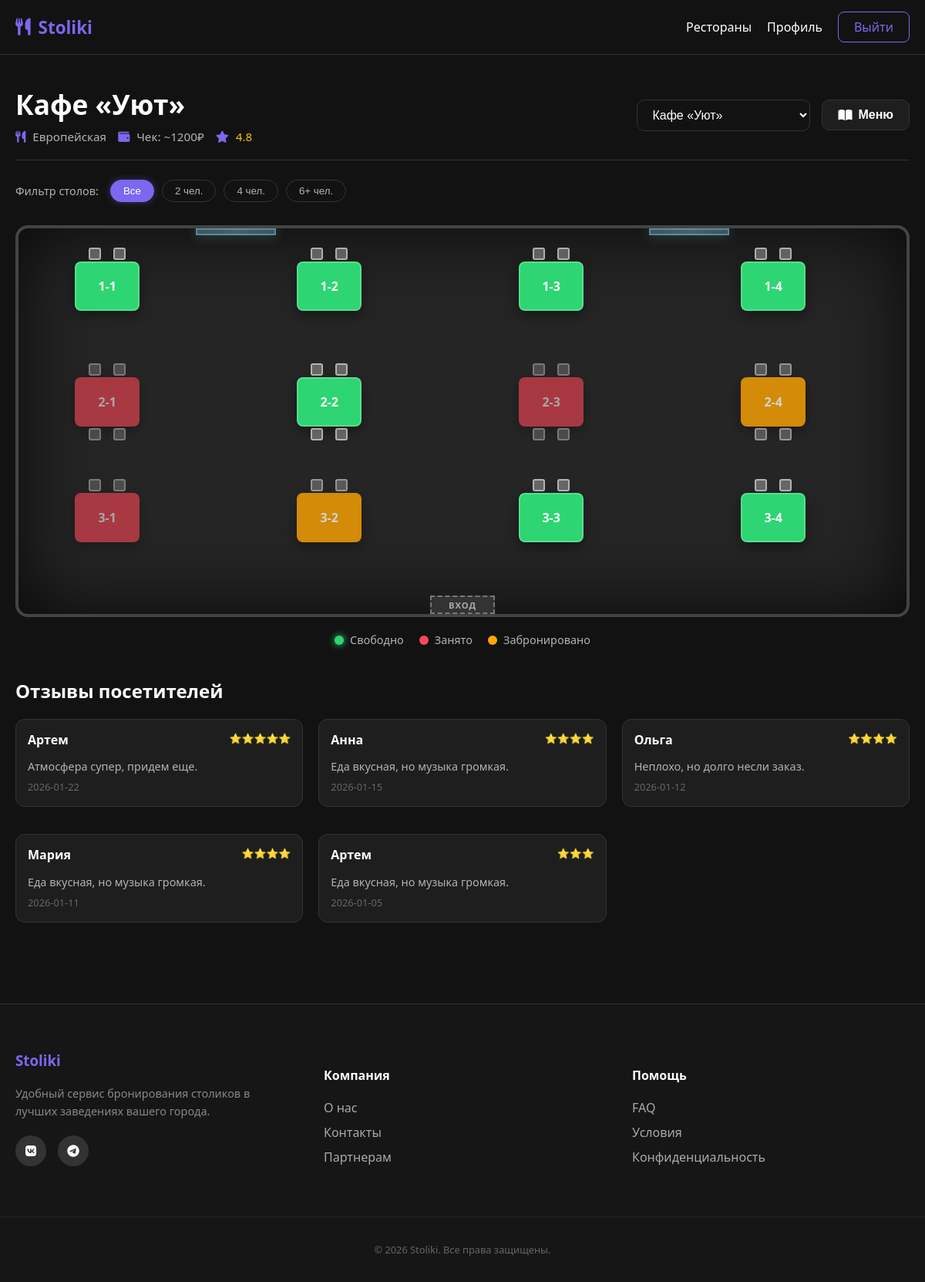
The page /booking (signed in) on the database its author committed.
### tables this page shows
CREATE TABLE cafes (
                 id INTEGER PRIMARY KEY AUTOINCREMENT,
                 name TEXT NOT NULL, address TEXT NOT NULL, cuisine TEXT NOT NULL, is_24h INTEGER DEFAULT 0,
                 avg_check INTEGER DEFAULT 1500, tags TEXT DEFAULT "");

CREATE TABLE tables (
                 id INTEGER PRIMARY KEY AUTOINCREMENT,
                 cafe_id INTEGER, number TEXT NOT NULL, seats INTEGER NOT NULL,
                 pos_x INTEGER DEFAULT 0, pos_y INTEGER DEFAULT 0,
                 shape TEXT DEFAULT 'rect', rotation INTEGER DEFAULT 0,
                 FOREIGN KEY(cafe_id) REFERENCES cafes(id));

CREATE TABLE reviews (
                 id INTEGER PRIMARY KEY AUTOINCREMENT,
                 cafe_id INTEGER, user_name TEXT, rating INTEGER, text TEXT, date TEXT,
                 FOREIGN KEY(cafe_id) REFERENCES cafes(id));

### app.py (the view, shortened to what this page needs)
@app.route('/booking', methods=['GET', 'POST'])
def booking():
    if 'user_id' not in session: return redirect(url_for('login'))
    conn = get_db_connection()
    selected_cafe_id = request.args.get('cafe', 1)
    current_cafe = conn.execute("SELECT * FROM cafes WHERE id=?", (selected_cafe_id,)).fetchone()
    cafes = conn.execute("SELECT id, name FROM cafes").fetchall()
    tables = conn.execute("SELECT * FROM tables WHERE cafe_id=?", (selected_cafe_id,)).fetchall()
    reviews = conn.execute("SELECT * FROM reviews WHERE cafe_id=? ORDER BY date DESC LIMIT 5",
                           (selected_cafe_id,)).fetchall()
    today = datetime.now().strftime('%Y-%m-%d')
    real_bookings = [r['table_id'] for r in conn.execute("SELECT table_id FROM bookings WHERE cafe_id=? AND date=?",
                                                         (selected_cafe_id, today)).fetchall()]
    seed = int(time.time() // 300)
    random.seed(seed + int(selected_cafe_id))
    table_statuses = {}
    for t in tables:
        t_id = t['id']
        if t_id in real_bookings:
            table_statuses[t_id] = 'occupied'
        else:
            rand = random.random()
            table_statuses[t_id] = 'free' if rand < 0.6 else 'occupied' if rand < 0.9 else 'booked'
    conn.close()
    return render_template('booking.html', current_cafe=current_cafe, all_cafes=cafes, tables=tables,
                           table_statuses=table_statuses, today=today, reviews=reviews)

### app.py (called while the page is built)
def get_db_connection():
    conn = sqlite3.connect('database.db')
    conn.row_factory = sqlite3.Row
    return conn

### templates/booking.html (shortened to what this page needs)
{% extends "base.html" %}
{% block content %}
<div class="booking-container">
    <div class="booking-header-redesigned">
        <div class="header-main-info">
            <h1 class="cafe-title">{{ current_cafe.name }}</h1>
            <div class="cafe-meta-tags">
                <span class="meta-tag"><i class="fas fa-utensils"></i> {{ current_cafe.cuisine }}</span>
                <span class="meta-tag"><i class="fas fa-wallet"></i> Чек: ~{{ current_cafe.avg_check }}₽</span>
                <span class="meta-tag rating"><i class="fas fa-star"></i> 4.8</span>
            </div>
        </div>
        <div class="header-actions">
             <div class="cafe-selector-wrapper">
                <select id="cafe-selector" onchange="location = this.value;">
                    {% for cafe in all_cafes %}
                    <option value="{{ url_for('booking', cafe=cafe.id) }}" {% if cafe.id == current_cafe.id %}selected{% endif %}>
                        {{ cafe.name }}
                    </option>
                    {% endfor %}
                </select>
            </div>
            <button class="btn-menu-dark" onclick="document.getElementById('menu-modal').style.display='block'">
                <i class="fas fa-book-open"></i> Меню
            </button>
        </div>
    </div>
    <div class="filters-bar">
        <span class="filter-label">Фильтр столов:</span>
        <div class="filter-options">
            <button class="filter-pill active" onclick="filterTables('all')">Все</button>
            <button class="filter-pill" onclick="filterTables(2)">2 чел.</button>
            <button class="filter-pill" onclick="filterTables(4)">4 чел.</button>
            <button class="filter-pill" onclick="filterTables(6)">6+ чел.</button>
        </div>
    </div>
    <div class="restaurant-map-container">
        <div class="map-door" style="bottom: 0; left: 50%; transform: translateX(-50%);">Вход</div>
        <div class="map-window" style="top: 0; left: 20%; width: 100px; height: 5px;"></div>
        <div class="map-window" style="top: 0; right: 20%; width: 100px; height: 5px;"></div>
        {% for table in tables %}
        {% set status = table_statuses[table.id] %}
        <div class="map-element shape-{{ table.shape }} status-{{ status }} table-spot"
             style="left: {{ table.pos_x }}%; top: {{ table.pos_y }}%; transform: translate(-50%, -50%) rotate({{ table.rotation }}deg);"
             data-id="{{ table.id }}"
             data-seats="{{ table.seats }}"
             data-number="{{ table.number }}"
             {% if status == 'free' %}onclick="selectTable(this)"{% endif %}>
            <span class="table-number">{{ table.number }}</span>
            {% for i in range(table.seats) %}
            <div class="chair chair-{{ i }}"></div>
            {% endfor %}
        </div>
        {% endfor %}
    </div>
    <div class="map-legend">
        <div class="legend-item"><span class="dot free"></span> Свободно</div>
        <div class="legend-item"><span class="dot occupied"></span> Занято</div>
        <div class="legend-item"><span class="dot booked"></span> Забронировано</div>
    </div>
    <div class="reviews-section">
        <h2 style="color:white; margin-bottom: 20px;">Отзывы посетителей</h2>
        <div class="reviews-grid" style="display: grid; grid-template-columns: repeat(auto-fit, minmax(300px, 1fr)); gap: 20px;">
            {% for review in reviews %}
            <div class="review-card">
                <div class="review-header">
                    <span class="review-author">{{ review.user_name }}</span>
                    <span class="review-rating">
                        {% for i in range(review.rating) %}⭐{% endfor %}
                    </span>
                </div>
                <p class="review-text">{{ review.text }}</p>
                <span class="review-date">{{ review.date }}</span>
            </div>
            {% endfor %}
        </div>
    </div>
</div>
{% endblock %}

### rows shown on the page
cafes: name "Кафе «Уют»", cuisine "Европейская", avg_check "1200"
tables: number "1-1", seats 2 (drawn)
tables: number "1-2", seats 2 (drawn)
tables: number "1-3", seats 2 (drawn)
tables: number "1-4", seats 2 (drawn)
tables: number "2-1", seats 4 (drawn)
tables: number "2-2", seats 4 (drawn)
tables: number "2-3", seats 4 (drawn)
tables: number "2-4", seats 4 (drawn)
tables: number "3-1", seats 2 (drawn)
tables: number "3-2", seats 2 (drawn)
tables: number "3-3", seats 2 (drawn)
tables: number "3-4", seats 2 (drawn)
reviews: user_name "Артем", text "Атмосфера супер, придем еще.", date "2026-01-22"
reviews: user_name "Анна", text "Еда вкусная, но музыка громкая.", date "2026-01-15"
reviews: user_name "Ольга", text "Неплохо, но долго несли заказ.", date "2026-01-12"
reviews: user_name "Мария", text "Еда вкусная, но музыка громкая.", date "2026-01-11"
reviews: user_name "Артем", text "Еда вкусная, но музыка громкая.", date "2026-01-05"

### other values the page prints
form field value "Кафе «Уют»"
